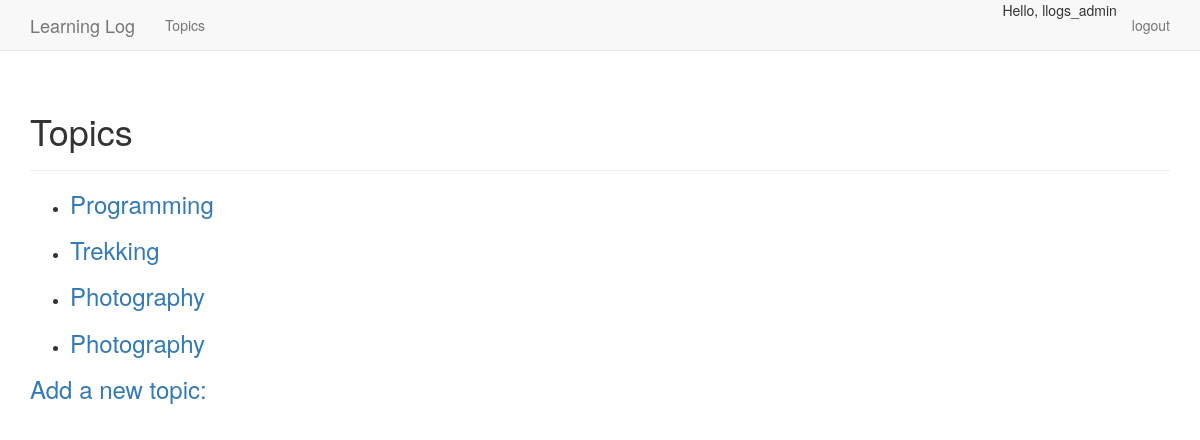
The app's page /topics/ (signed in) with its own data.
### learning_logs/models.py (models this page shows)
class Topic(models.Model):
    text = models.CharField(max_length = 200)
    date_added = models.DateTimeField(auto_now_add = True)
    owner = models.ForeignKey(User)
    def __str__(self):
        return self.text

### learning_logs/views.py (the view)
# urls.py: url(r'^topics/$', views.topics, name='topics'),
@login_required
def topics(request):
    topics = Topic.objects.filter(owner=request.user).order_by("date_added")
    context = {"topics": topics}
    return render(request, "learning_logs/topics.html", context)

### learning_logs/templates/learning_logs/topics.html
{% extends "learning_logs/base.html" %}
{% block header %}
  <h1>Topics</h1>
{% endblock header %}
{% block content %}
<ul>
  {% for topic in topics %}
    <li>  <h3> <a href="{% url 'learning_logs:topic' topic.id %}">{{ topic }}</a> </h3></li>
  {% empty %}
    <li>no topics have been added yet.</li>
  {% endfor %}
</ul>
<h3> <a href="{% url "learning_logs:new_topic" %}"> Add a new topic: </a></h3>
{% endblock content %}

### learning_logs/templates/learning_logs/base.html (shortened to what this page needs)
{% load bootstrap3 %}
<!DOCTYPE html>
<html>
  <head>
    {% bootstrap_css %}
  </head>
  <body>
    <nav class="navbar navbar-default navbar-static-top">
      <div class="container">
        <div class="navbar-header">
          <a class="navbar-brand" href="{% url "learning_logs:index" %}">Learning Log</a>
        </div>
        <div id="navbar" class="navbar-collapse collapse">
          <ul class="nav navbar-nav">
            <li> <a href="{% url "learning_logs:topics"  %}">Topics</a></li>
          </ul>
          <ul class="nav navbar-right navbar-nav">
            {% if user.is_authenticated %}
            <li> Hello, {{ user.username}} </li>
            <li> <a href="{% url "users:logout" %}">logout</a></li>
            {% else %}
            <li><a href="{% url "users:register" %}">register</a></li>
            <li><a href="{% url "users:login" %}">Login</a></li>
             {% endif %}
          </ul>
        </div>
      </div>
    </nav>
    <div class="container">
      <div class="page-header">
        {% block header %} {% endblock header %}
      </div>
      <div>
        {% block content %}{% endblock content%}
      </div>
    </div>
  </body>
</html>

### records on screen
Topic: text "Programming"
Topic: text "Trekking"
Topic: text "Photography"
Topic: text "Photography"

### other values on screen
{{ user.username }} "llogs_admin"
